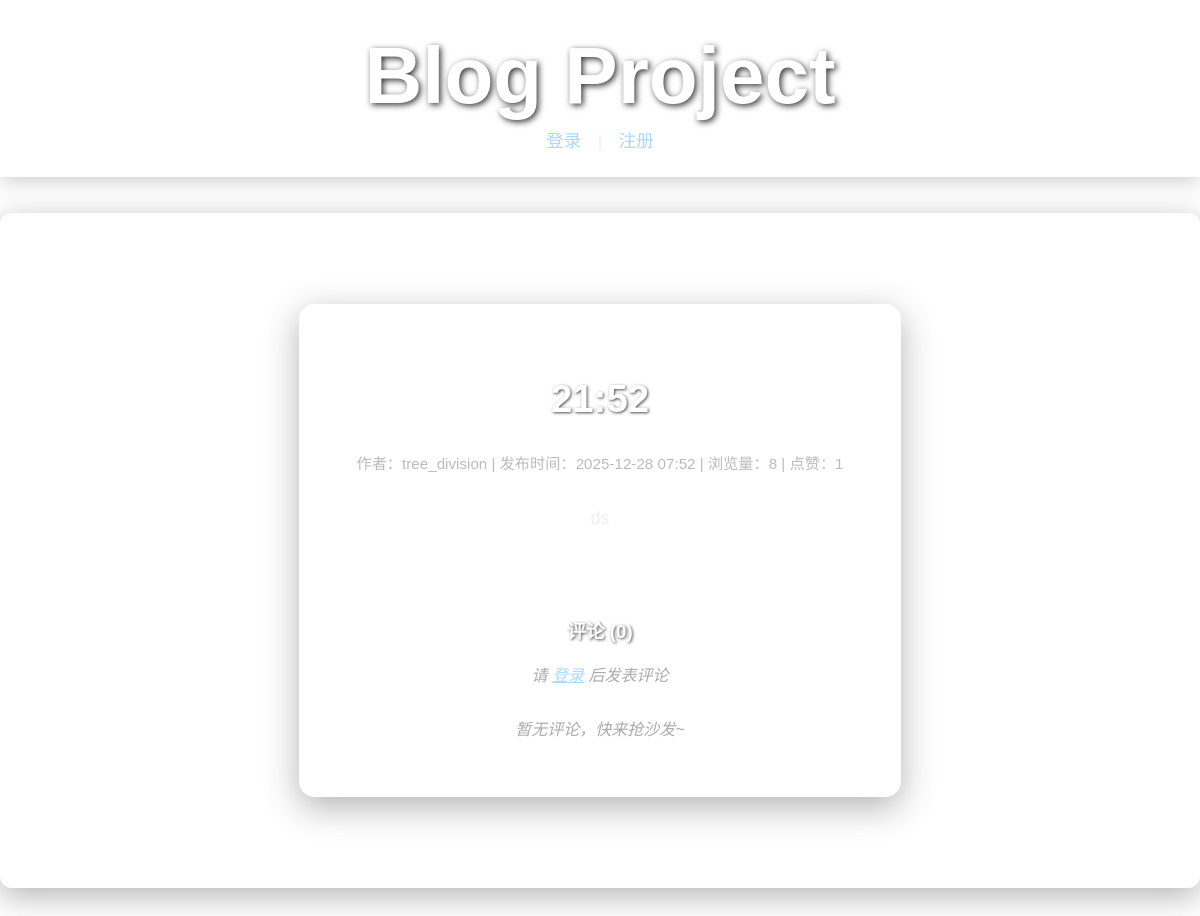
Screenshot of /post/3/ with the database file from the repository.
### blog/models.py (models this page shows, shortened)
class BlogPost(models.Model):
    title = models.CharField(max_length=200)
    text = models.TextField()
    date_added = models.DateTimeField(auto_now_add=True)
    owner = models.ForeignKey(User, on_delete=models.CASCADE)
    cover_image = models.ImageField(upload_to='covers/', blank=True, null=True)
    views = models.PositiveIntegerField(default=0)
    tags = models.CharField(max_length=200, blank=True)
    likes = models.ManyToManyField(User, related_name='blogpost_likes', blank=True)
    class Meta:
        ordering = ['-date_added']
    def increase_views(self):
        self.views += 1
        self.save(update_fields=['views'])

### blog/views.py (the view)
# urls.py: path('post/<int:pk>/', views.PostDetailView.as_view(), name='post_detail'),
class PostDetailView(DetailView):
    model = BlogPost
    template_name = 'blog/post_detail.html'
    context_object_name = 'post'  # 添加这行，解决第一个问题
    def get_object(self):
        obj = super().get_object()
        obj.increase_views()  # 自动增加浏览量
        return obj
    def get_context_data(self, **kwargs):
        context = super().get_context_data(**kwargs)
        context['comments'] = self.object.post_comments.all().order_by('-created_date')
        context['comment_form'] = CommentForm()
        context['liked'] = self.object.likes.filter(id=self.request.user.id).exists() if self.request.user.is_authenticated else False
        context['total_likes'] = self.object.likes.count()
        return context

### templates/blog/post_detail.html (shortened to what this page needs)
{% extends "base.html" %}
{% load static %}
{% block content %}
<div class="page-card">
    <h2>{{ post.title }}</h2>
    <div style="margin: 20px 0; color: #bbb; font-size: 0.95em;">
        作者：{{ post.owner.username }} |
        发布时间：{{ post.date_added|date:"Y-m-d H:i" }} |
        浏览量：{{ post.views }} |
        点赞：{{ total_likes }}
    </div>
    <div style="line-height: 1.8; font-size: 1.1em; color: #eee; margin: 30px 0;">
        {{ post.text|linebreaks }}
    </div>
    <hr style="border: 1px solid rgba(255,255,255,0.1); margin: 40px 0;">
    <h3>评论 ({{ comments.count }})</h3>
    {% if user.is_authenticated %}
    <form method="post" action="{% url 'blog:add_comment' post.pk %}" class="post-form">
        {% csrf_token %}
        <div class="form-group">
            <textarea name="text" rows="4" placeholder="写下你的评论..." required style="width: 100%; padding: 14px; border-radius: 12px; border: none; background: rgba(255,255,255,0.2); color: #fff; font-size: 1.05em; box-sizing: border-box;"></textarea>
        </div>
        <div class="form-actions">
            <button type="submit" class="btn-primary">发表评论</button>
        </div>
    </form>
    {% else %}
    <p style="color: #aaa; font-style: italic;">请 <a href="{% url 'login' %}">登录</a> 后发表评论</p>
    {% endif %}
    <div style="margin-top: 30px;">
        {% for comment in comments %}
        <div style="background: rgba(255,255,255,0.08); padding: 15px; border-radius: 12px; margin-bottom: 15px; border-left: 4px solid #4a90e2;">
            <strong>{{ comment.author.username }}</strong>
            <span style="color: #aaa; font-size: 0.9em;">{{ comment.created_date|date:"Y-m-d H:i" }}</span>
            <p style="margin: 10px 0 0; color: #eee;">{{ comment.text|linebreaks }}</p>
        </div>
        {% empty %}
        <p style="color: #aaa; font-style: italic;">暂无评论，快来抢沙发~</p>
        {% endfor %}
    </div>
</div>
{% endblock %}

### static/css/style.css (style rules this page uses)
body { margin: 0; padding: 0; background: url('../images/background.jpg') no-repeat center center fixed; background-size: cover; font-family: Arial, Helvetica, sans-serif; min-height: 100vh; color: #eee; }
#main-content h2, #main-content h3 { color: #fff; text-shadow: 1px 1px 3px rgba(0,0,0,0.7); }
#main-content a { color: #a8d8ff; }
.page-card { background: rgba(255, 255, 255, 0.15); margin: 5% auto; padding: 40px 50px; max-width: 500px; border-radius: 16px; backdrop-filter: blur(12px); border: 1px solid rgba(255, 255, 255, 0.2); box-shadow: 0 10px 35px rgba(0, 0, 0, 0.3); text-align: center; color: #eee; }
.page-card h2 { margin-bottom: 30px; font-size: 2.4em; color: #fff; text-shadow: 1px 1px 5px rgba(0,0,0,0.7); }

### rows the page displays
BlogPost: title "21:52", owner.username "tree_division", date_added "2025-12-28 07:52", views "8"

### other values shown
{{ total_likes }} "1"
{{ comments.count }} "0"
